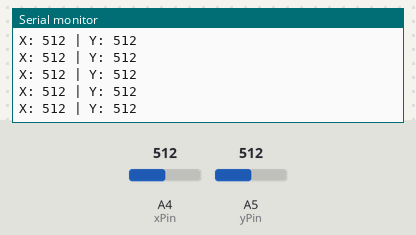
This sketch was run on a simulated Arduino Uno, built with avr-gcc and run on an emulated ATmega328P. On the bench: the last lines printed to the serial monitor. The test bench sets the inputs (shaded band); at power-on: A4 (xPin) = 512, A5 (yPin) = 512.

Above: at 1.2 s.
1.3 s: A4 (xPin) set to 716
At 1.31 s:
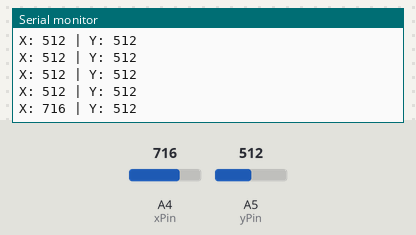
2.8 s: A5 (yPin) set to 716
At 2.82 s:
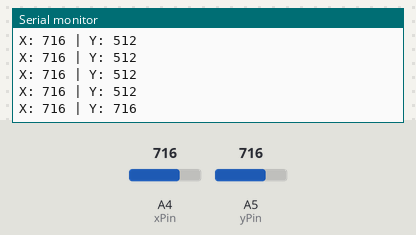
4.3 s: A4 (xPin) set to 900
At 4.33 s:
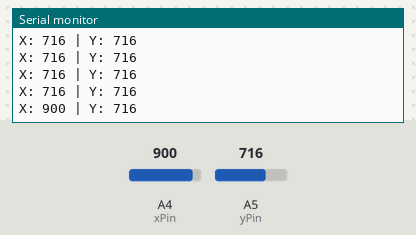
5.8 s: A5 (yPin) set to 900
At 5.84 s:
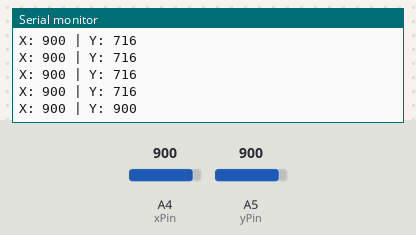
Timing chart, 0 to 8.3 s (numbered marks = the images above; inputs shaded):
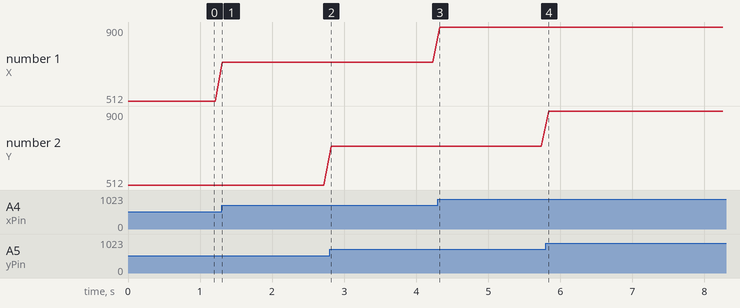

The sketch:

Joystick.ino
```cpp
int xPin = A4;
int yPin = A5;
int xVal; // variable para almacenar los valores del eje x del joystick
int yVal; // variable para almacenar los valores del eje y del joystick

void setup() {
  pinMode(xPin, INPUT);
  pinMode(yPin, INPUT);
  Serial.begin(9600); // inicializa el monitor serial
}

void loop() {
  // lee los valores de x, y y el estado del interruptor del joystick
  xVal = analogRead(xPin);
  yVal = analogRead(yPin);

  // imprime las lecturas en el monitor serial
  Serial.print("X: ");
  Serial.print(xVal);
  Serial.print(" | Y: ");
  Serial.println(yVal);


  delay(100); // pausa para que las lecturas sean visibles
}
```

Measured:
- after the input at 1.3 s, the serial monitor: prints a new line at once (image 1)
- after the input at 2.8 s, the serial monitor: prints a new line at once (image 2)
- after the input at 4.3 s, the serial monitor: prints a new line at once (image 3)
- after the input at 5.8 s, the serial monitor: prints a new line at once (image 4)
- plotted number 1: 512 → 716 after the input at 1.3 s, 716 → 900 after the input at 4.3 s
